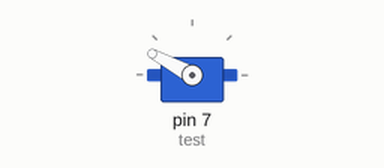
Simulated run of this sketch. Board: Arduino Uno, built with avr-gcc and run on an emulated ATmega328P. Parts: servo. What the sketch prints to the serial monitor is not drawn.

Above: at 0.05 s.
Timing chart, 0 to 4.6 s (numbered marks = the images above):
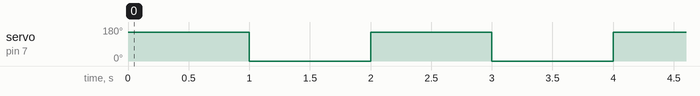

The sketch:

ProtoTest.ino
```cpp
#include <Servo.h>

Servo test;  // create servo object to control a servo

void setup() {
  Serial.begin(9600); // open the serial port at 9600 bps:
  test.attach(7);  // attaches the servo on pin 9 to the servo object

}

void loop() {
  test.writeMicroseconds(specialSauce(135.0)); //550 is 0, 2400 is max is 160
  delay(1000);
  test.write(0);
  delay(1000);
}

int specialSauce(double angle){
  int result = (angle/160.0)*(2400-550) + 550;
  Serial.println(result);
  return result;
}
```

Measured:
- by itself, servo on pin 7 (test): alternates 152° for 1.0 s and 0° for 1.0 s
